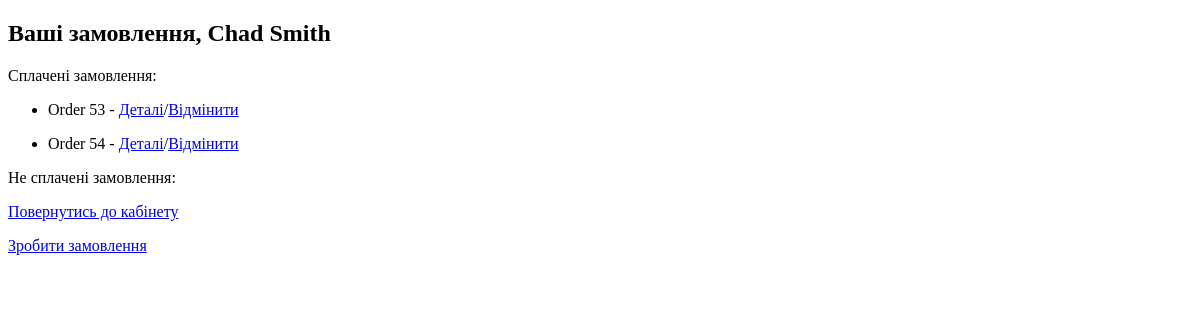
The app's page /your_orders/3, older data.
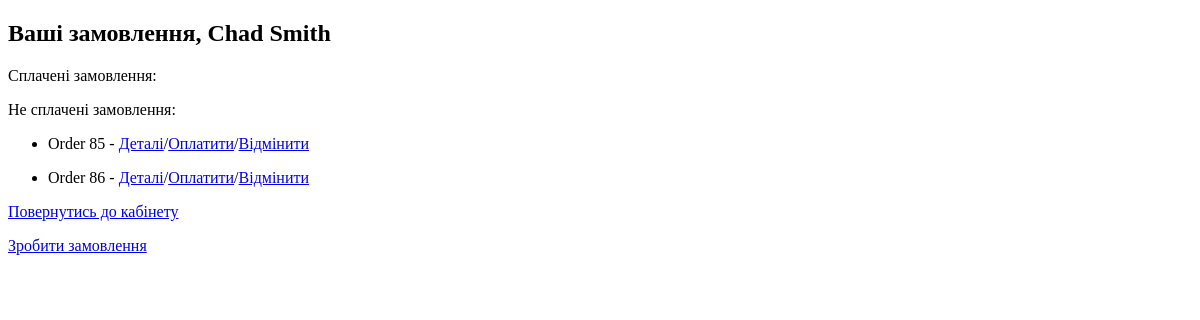
The same page, newer data.
### order_creator/models.py (models this page shows, shortened)
class Order(models.Model):
    client = models.ForeignKey(Client, on_delete=models.CASCADE,
                               related_name="orders")
    dealership = models.ForeignKey(
        Dealership, on_delete=models.CASCADE, related_name="orders"
    )
    is_paid = models.BooleanField(default=False)

### order_creator/views.py (the view)
# urls.py: path("your_orders/<int:pk>", list_of_clients_orders, name="your_orders"),
def list_of_clients_orders(request, pk):
    client = Client.objects.get(pk=pk)
    orders = Order.objects.filter(client=client)
    return render(request, "your_orders.html",
                  {"orders": orders, "client": client})

### order_creator/models.py (called while the page is built)
    def __str__(self):
        return self.name

### templates/your_orders.html (shortened to what this page needs)
{% extends "base.html" %}
{% block content %}
    <h2>Ваші замовлення, {{ client }}</h2>
    {% if orders %}
        <p>Сплачені замовлення:</p>
        <ul>
            {% for order in orders %}
                {% if order.is_paid is True %}
                    <li><p>Order {{ order.id }} - <a
                            href="/order_details/{{ order.id }}">Деталі</a>/<a
                            href="/cancel_order/{{ order.id }}">Відмінити</a>
                    </p>
                    </li>
                {% endif %}
            {% endfor %}
        </ul>
        <p>Не cплачені замовлення:</p>
        <ul>
            {% for order in orders %}
                {% if order.is_paid is False %}
                    <li><p>Order {{ order.id }} - <a
                            href="/order_details/{{ order.id }}">Деталі</a>/<a
                            href="/payment/{{ order.id }}">Оплатити</a>/<a
                            href="/cancel_order/
{{ order.id }}">Відмінити</a></p>
                    </li>
                {% endif %}
            {% endfor %}
        </ul>
    {% endif %}
    <p><a href="/personal_cabinet/{{ client.id }}">Повернутись до
        кабінету</a></p>
    <a href="/make_order/{{ client.id }}">Зробити замовлення</a>
{% endblock %}

Row changes from the older to the newer data that the page shows:
removed Order: id "53", shown under "Ваші замовлення, Chad Smith"
removed Order: id "54", shown under "Ваші замовлення, Chad Smith"
added Order: id "85", shown under "Ваші замовлення, Chad Smith"
added Order: id "86", shown under "Ваші замовлення, Chad Smith"
